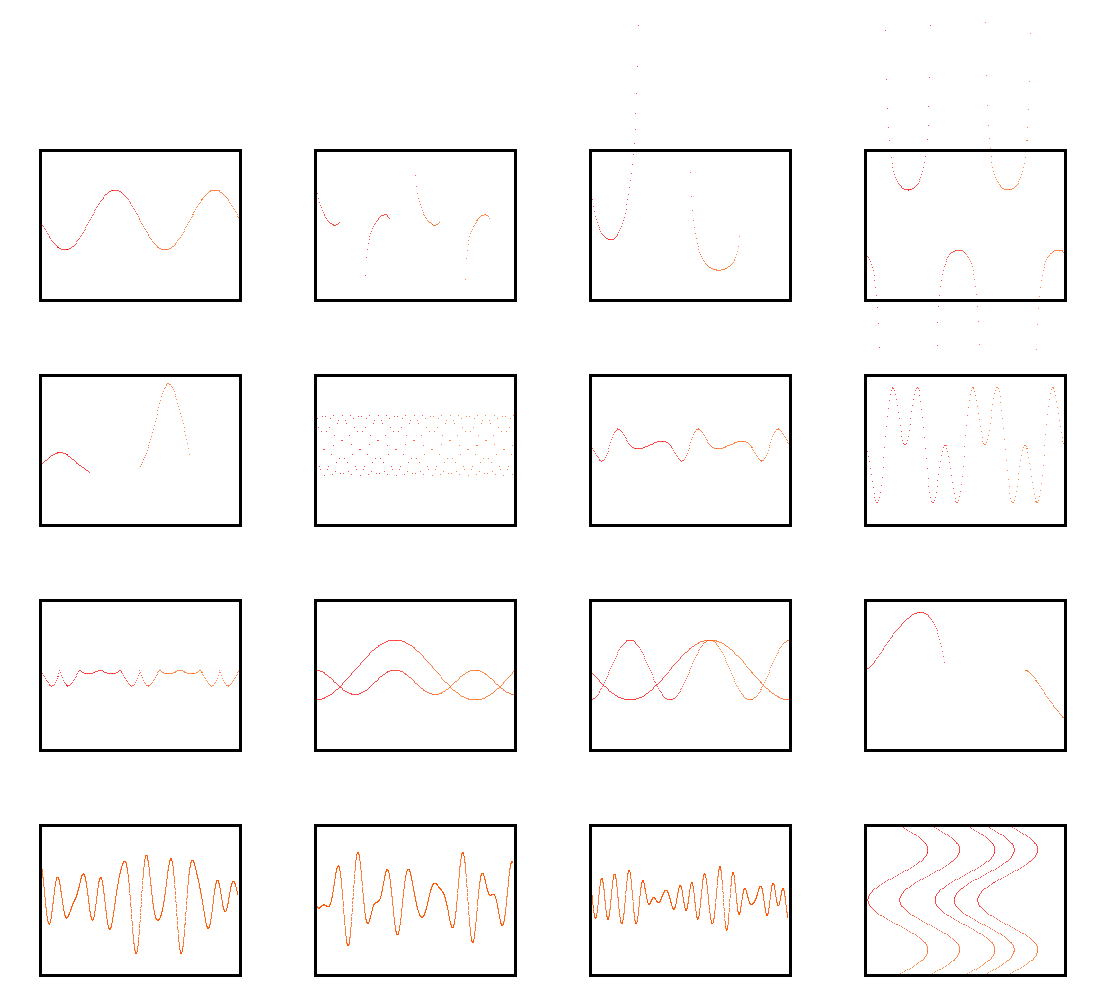
Frame 1 (no input)
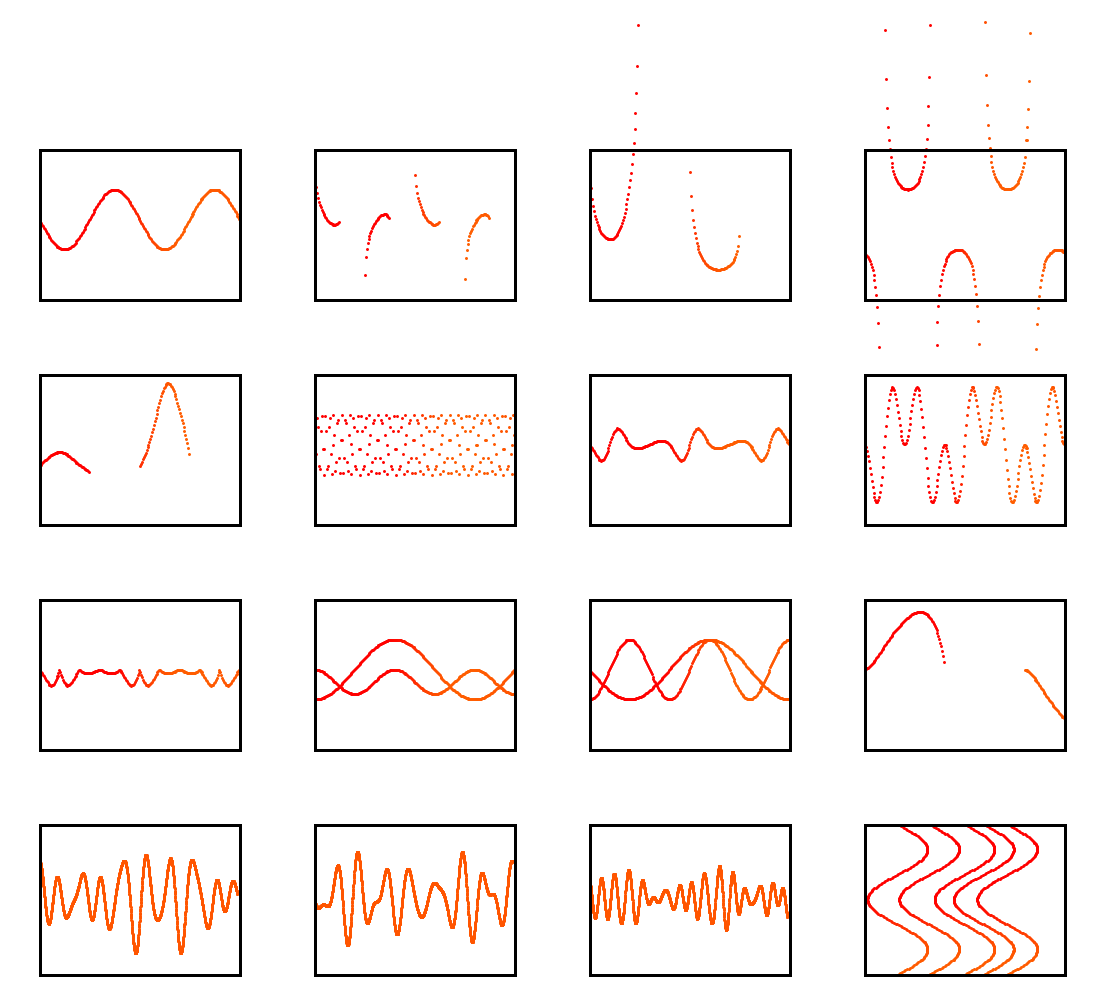
Frame 60 (the mouse pressed at the canvas centre just before this capture)
Frame 120 (the mouse held since frame 60 and released just before this capture): identical to frame 60, image omitted

The Processing sketch that drew these frames (run headless with seeded random() and noise(); from frame 60 on, the mouse is pressed at the canvas centre):

// Processing sketch: Davidsketch_240303dmouse4
// ── Davidsketch_240303dmouse4.pde
/* This project uses Additive Wave by Daniel Shiffman. */
float xspacing = 0.09;   // How far apart should each horizontal location be spaced
int maxwaves = 5;   // total # of waves to add together
float[] amplitude = new float[maxwaves];   // Height of wave
float[] dx = new float[maxwaves];          // Value for incrementing X, to be calculated as a function of period and xspacing
float[] yvalues;                           // Using an array to store height values for the wave (not entirely necessary)

float[] amplitude2 = new float[maxwaves];
float[] dx2 = new float[maxwaves];
float[] yvalues2;
float[] amplitude3 = new float[maxwaves];
float[] dx3 = new float[maxwaves];
float[] yvalues3;

void setup() {
  size(1100, 1000);
  colorMode(HSB, 360);
  for (int i = 0; i < maxwaves; i++) {
    amplitude[i] = random(6, 17);
    float period = random(10, 60); // How many pixels before the wave repeats
    dx[i] = (TWO_PI / period) * xspacing;
  }
  yvalues = new float[2200];
  for (int i = 0; i < maxwaves; i++) {
    amplitude2[i] = random(6, 17);
    float period = random(15, 40); // How many pixels before the wave repeats
    dx2[i] = (TWO_PI / period) * xspacing;
  }
  yvalues2 = new float[2200];
  for (int i = 0; i < maxwaves; i++) {
    amplitude3[i] = random(6, 17);
    float period = random(10, 20); // How many pixels before the wave repeats
    dx3[i] = (TWO_PI / period) * xspacing;
  }
  yvalues3 = new float[2200];
}
float[] step = {0, 0, 0, 0, 0, 0, 0, 0, 0, 0, 0, 0, 0, 0, 0, 0};
float zoom;

float[] saved = {0, 0, 0, 2, 0, 0, 0, 0, 0, 0, 0, 0, 0, 0, 0, 0};
float animation = 0;
boolean[] stop = {false, false, false, false, false, false, false, false, false, false, false, false, false, false, false, false};

void draw() {
  background(#ffffff);
  for (int i =0; i<step.length; i++) {
    step[i] += 1/9.009;
  }
  zoom+= 1/9.009;
  for (int i = 0; i<stop.length; i++) {
    if (stop[i] ==true) {
      if (i>=0&&i<4) {
        scale((float)easeInOutBack(map(constrain(zoom/2, 0, 7.30), 1, 5, 0, 1)));
        translate(lerp(0, -39-275*i, map((float)easeInOutBack(map(constrain(zoom/2, 0, 7.00), 1, 5, 0, 1)), 0, 4.0949097, 0, 1)),
          lerp(0, -118, map((float)easeInOutBack(map(constrain(zoom/2, 0, 7.00), 1, 5, 0, 1)), 0, 4.0949097, 0, 1)));
      }
      if (i==4) {
        scale((float)easeInOutBack(map(constrain(zoom/2, 0, 7.30), 1, 5, 0, 1)));
        translate(lerp(0, -39, map((float)easeInOutBack(map(constrain(zoom/2, 0, 7.00), 1, 5, 0, 1)), 0, 4.0949097, 0, 1)),
          lerp(0, -118-225, map((float)easeInOutBack(map(constrain(zoom/2, 0, 7.00), 1, 5, 0, 1)), 0, 4.0949097, 0, 1)));
      }
      if (i==5) {
        scale((float)easeInOutBack(map(constrain(zoom/2, 0, 7.30), 1, 5, 0, 1)));
        translate(lerp(0, -39-275, map((float)easeInOutBack(map(constrain(zoom/2, 0, 7.00), 1, 5, 0, 1)), 0, 4.0949097, 0, 1)),
          lerp(0, -118-225, map((float)easeInOutBack(map(constrain(zoom/2, 0, 7.00), 1, 5, 0, 1)), 0, 4.0949097, 0, 1)));
      }
      if (i==6) {
        scale((float)easeInOutBack(map(constrain(zoom/2, 0, 7.30), 1, 5, 0, 1)));
        translate(lerp(0, -39-275*2, map((float)easeInOutBack(map(constrain(zoom/2, 0, 7.00), 1, 5, 0, 1)), 0, 4.0949097, 0, 1)),
          lerp(0, -118-225, map((float)easeInOutBack(map(constrain(zoom/2, 0, 7.00), 1, 5, 0, 1)), 0, 4.0949097, 0, 1)));
      }
      if (i==7) {
        scale((float)easeInOutBack(map(constrain(zoom/2, 0, 7.30), 1, 5, 0, 1)));
        translate(lerp(0, -39-275*3, map((float)easeInOutBack(map(constrain(zoom/2, 0, 7.00), 1, 5, 0, 1)), 0, 4.0949097, 0, 1)),
          lerp(0, -118-225, map((float)easeInOutBack(map(constrain(zoom/2, 0, 7.00), 1, 5, 0, 1)), 0, 4.0949097, 0, 1)));
      }
      if (i==8) {
        scale((float)easeInOutBack(map(constrain(zoom/2, 0, 7.30), 1, 5, 0, 1)));
        translate(lerp(0, -39, map((float)easeInOutBack(map(constrain(zoom/2, 0, 7.00), 1, 5, 0, 1)), 0, 4.0949097, 0, 1)),
          lerp(0, -118-225*2, map((float)easeInOutBack(map(constrain(zoom/2, 0, 7.00), 1, 5, 0, 1)), 0, 4.0949097, 0, 1)));
      }
      if (i==9) {
        scale((float)easeInOutBack(map(constrain(zoom/2, 0, 7.30), 1, 5, 0, 1)));
        translate(lerp(0, -39-275, map((float)easeInOutBack(map(constrain(zoom/2, 0, 7.00), 1, 5, 0, 1)), 0, 4.0949097, 0, 1)),
          lerp(0, -118-225*2, map((float)easeInOutBack(map(constrain(zoom/2, 0, 7.00), 1, 5, 0, 1)), 0, 4.0949097, 0, 1)));
      }
      if (i==10) {
        scale((float)easeInOutBack(map(constrain(zoom/2, 0, 7.30), 1, 5, 0, 1)));
        translate(lerp(0, -39-275*2, map((float)easeInOutBack(map(constrain(zoom/2, 0, 7.00), 1, 5, 0, 1)), 0, 4.0949097, 0, 1)),
          lerp(0, -118-225*2, map((float)easeInOutBack(map(constrain(zoom/2, 0, 7.00), 1, 5, 0, 1)), 0, 4.0949097, 0, 1)));
      }
      if (i==11) {
        scale((float)easeInOutBack(map(constrain(zoom/2, 0, 7.30), 1, 5, 0, 1)));
        translate(lerp(0, -39-275*3, map((float)easeInOutBack(map(constrain(zoom/2, 0, 7.00), 1, 5, 0, 1)), 0, 4.0949097, 0, 1)),
          lerp(0, -118-225*2, map((float)easeInOutBack(map(constrain(zoom/2, 0, 7.00), 1, 5, 0, 1)), 0, 4.0949097, 0, 1)));
      }
      if (i==12) {
        scale((float)easeInOutBack(map(constrain(zoom/2, 0, 7.30), 1, 5, 0, 1)));
        translate(lerp(0, -39, map((float)easeInOutBack(map(constrain(zoom/2, 0, 7.00), 1, 5, 0, 1)), 0, 4.0949097, 0, 1)),
          lerp(0, -118-225*3, map((float)easeInOutBack(map(constrain(zoom/2, 0, 7.00), 1, 5, 0, 1)), 0, 4.0949097, 0, 1)));
      }
      if (i==13) {
        scale((float)easeInOutBack(map(constrain(zoom/2, 0, 7.30), 1, 5, 0, 1)));
        translate(lerp(0, -39-275, map((float)easeInOutBack(map(constrain(zoom/2, 0, 7.00), 1, 5, 0, 1)), 0, 4.0949097, 0, 1)),
          lerp(0, -118-225*3, map((float)easeInOutBack(map(constrain(zoom/2, 0, 7.00), 1, 5, 0, 1)), 0, 4.0949097, 0, 1)));
      }
      if (i==14) {
        scale((float)easeInOutBack(map(constrain(zoom/2, 0, 7.30), 1, 5, 0, 1)));
        translate(lerp(0, -39-275*2, map((float)easeInOutBack(map(constrain(zoom/2, 0, 7.00), 1, 5, 0, 1)), 0, 4.0949097, 0, 1)),
          lerp(0, -118-225*3, map((float)easeInOutBack(map(constrain(zoom/2, 0, 7.00), 1, 5, 0, 1)), 0, 4.0949097, 0, 1)));
      }
      if (i==15) {
        scale((float)easeInOutBack(map(constrain(zoom/2, 0, 7.30), 1, 5, 0, 1)));
        translate(lerp(0, -39-275*3, map((float)easeInOutBack(map(constrain(zoom/2, 0, 7.00), 1, 5, 0, 1)), 0, 4.0949097, 0, 1)),
          lerp(0, -118-225*3, map((float)easeInOutBack(map(constrain(zoom/2, 0, 7.00), 1, 5, 0, 1)), 0, 4.0949097, 0, 1)));
      }
    }
  }
  for (int k = 0; k<4; k++) {
    wave(k, k*275, 0);
  }
  fill(#ffffff);
  for (int j = 1; j<4; j++) {
    for (int i = 0; i<4; i++) {
      stroke(0);
      rect(40+i*275, 150 + j*225, 200, 150);
    }
  }
  wave(15, 3*275, 3*225);
fill(#ffffff);
noStroke();
rect(-26, 975, 1550, 150);
rect(-117, 819, 983, 157);
rect(1065, 819, 5000, 159);
  wave(4, 0, 225);
  wave(5, 1*275, 225);
  wave(6, 2*275, 225);
  wave(7, 3*275, 225);
  wave(8, 0, 2*225);
  wave(9, 1*275, 2*225);
  wave(10, 2*275, 2*225);
  wave(11, 3*275, 2*225);
  wave(12, 0, 3*225);
  wave(13, 1*275, 3*225);
  wave(14, 2*275, 3*225);
  noFill();
  strokeWeight(3);
  for (int j = 0; j<4; j++) {
    for (int i = 0; i<4; i++) {
      stroke(0);
      rect(40+i*275, 150 + j*225, 200, 150);
    }
  }
}
double easeInOutBack(float x) {
  double c1 = 1.70158;
  double c2 = c1 * 1.525;
  return x < 0.5
    ? (Math.pow(2 * x, 2) * ((c2 + 1) * 2 * x - c2)) / 2
    : (Math.pow(2 * x - 2, 2) * ((c2 + 1) * (x * 2 - 2) + c2) + 2) / 2;
}
void wave(int x, int tx, int ty) {
  for (int j = 0; j<step.length; j++) {
    if (x==j) {
      if (j==0) {
        for (float i = 0; i<200; i+=0.9) {
          if (stop[j] == false) {
            if (mouseY>150+ty&&mouseY<300+ty&&mouseX>40+tx&&mouseX<200+40+tx) {
              animation+=1/9999.009;
              stroke(1/-tan(animation)/(float)easeInOutBack(map(i, 0, 200, 0, 1))*20, 360, 360);
              point(40+tx + i, ty+ 220+30*sin(step[j]+i * PI/50.0));
              saved[j] = step[j];
              if (animation>6.5/2.0) {
                zoom =6.9;
                stop[j] = true;
              }
            } else {
              stroke((float)easeInOutBack(map(i, 0, 200, 0, 1))*20, 360, 360);
              step[j] =saved[j];
              point(40 + i + tx, ty+ 220+30*sin(saved[j]+i * PI/50.0));
            }
          } else {
            if (mouseY>140) {
              animation = 0;
              stroke((float)easeInOutBack(map(i, 0, 200, 0, 1))*20, 360, 360);
              point(tx+40 + i, ty+220+30*sin(step[j]+i * PI/50.0));
            } else {
              stop[j] = false;
            }
          }
        }
      }
      if (j == 1) {
        for (float i = 0; i<200; i+=0.9) {
          if (stop[j] == false) {
            if (mouseY>150+ty&&mouseY<300+ty&&mouseX>40+tx&&mouseX<200+40+tx) {
              animation+=1/9999.009;
              stroke(1/-tan(animation)/(float)easeInOutBack(map(i, 0, 200, 0, 1))*20, 360, 360);
              point(40+tx + i, ty+ 220+30*cos(step[j]+i * PI/50.0)*1/2*log(tan(step[j]+i * PI/50.0)));
              saved[j] = step[j];
              if (animation>6.5/2.0) {
                zoom =6.9;
                stop[j] = true;
              }
            } else {
              stroke((float)easeInOutBack(map(i, 0, 200, 0, 1))*20, 360, 360);
              step[j] =saved[j];
              point(40 + i + tx, ty+ 220+30*cos(saved[j]+i * PI/50.0)*1/2*log(tan(step[j]+i * PI/50.0)));
            }
          } else {
            if (mouseY>140) {
              animation = 0;
              stroke((float)easeInOutBack(map(i, 0, 200, 0, 1))*20, 360, 360);
              point(tx+40 + i, ty+220+30*cos(step[j]+i * PI/50.0)*1/2*log(tan(step[j]+i * PI/50.0)));
            } else {
              stop[j] = false;
            }
          }
        }
      }
      if (j == 2) {
        for (float i = 0; i<200; i+=0.9) {
          if (stop[j] == false) {
            if (mouseY>150+ty&&mouseY<300+ty&&mouseX>40+tx&&mouseX<200+40+tx) {
              animation+=1/9999.009;
              stroke(1/-tan(animation)/(float)easeInOutBack(map(i, 0, 200, 0, 1))*20, 360, 360);
              point(40+tx + i, ty+ 280+30*charaterSine(step[j]+i * PI/50.0));
              saved[j] = step[j];
              if (animation>6.5/2.0) {
                zoom =6.9;
                stop[j] = true;
              }
            } else {
              stroke((float)easeInOutBack(map(i, 0, 200, 0, 1))*20, 360, 360);
              step[j] =saved[j];
              point(40 + i + tx, ty+ 280+30*charaterSine(saved[j]+i * PI/50.0));
            }
          } else {
            if (mouseY>140) {
              animation = 0;
              stroke((float)easeInOutBack(map(i, 0, 200, 0, 1))*20, 360, 360);
              point(tx+40 + i, ty+280+30*charaterSine(step[j]+i * PI/50.0));
            } else {
              stop[j] = false;
            }
          }
        }
      }
      if (j == 3) {
        for (float i = 0; i<200; i+=0.9) {
          if (stop[j] == false) {
            if (mouseY>150+ty&&mouseY<300+ty&&mouseX>40+tx&&mouseX<200+40+tx) {
              animation+=1/9999.009;
              stroke(1/-tan(animation)/(float)easeInOutBack(map(i, 0, 200, 0, 1))*20, 360, 360);
              point(40+tx + i, ty+ 220+30*1/sin(step[j]+i * PI/50.0));
              saved[j] = step[j];
              if (animation>6.5/2.0) {
                zoom =6.9;
                stop[j] = true;
              }
            } else {
              stroke((float)easeInOutBack(map(i, 0, 200, 0, 1))*20, 360, 360);
              step[j] =saved[j];
              point(40 + i + tx, ty+ 220+30*1/sin(saved[j]+i * PI/50.0));
            }
          } else {
            if (mouseY>140) {
              animation = 0;
              stroke((float)easeInOutBack(map(i, 0, 200, 0, 1))*20, 360, 360);
              point(tx+40 + i, ty+220+30*1/sin(step[j]+i * PI/50.0));
            } else {
              stop[j] = false;
            }
          }
        }
      }
      if (j == 4) {
        for (float i = 0; i<200; i+=0.9) {
          if (stop[j] == false) {
            if (mouseY>150+ty&&mouseY<300+ty&&mouseX>40+tx&&mouseX<200+40+tx) {
              animation+=1/9999.009;
              stroke(1/-tan(animation)/(float)easeInOutBack(map(i, 0, 200, 0, 1))*20, 360, 360);
              point(40+tx + i, ty+ 250+30*1/charaterSine(step[j]+i * PI/50.0));
              saved[j] = step[j];
              if (animation>6.5/2.0) {
                zoom =6.9;
                stop[j] = true;
              }
            } else {
              stroke((float)easeInOutBack(map(i, 0, 200, 0, 1))*20, 360, 360);
              step[j] =saved[j];
              point(40 + i + tx, ty+ 250+30*1/charaterSine(saved[j]+i * PI/50.0));
            }
          } else {
            if (mouseY>140) {
              animation = 0;
              stroke((float)easeInOutBack(map(i, 0, 200, 0, 1))*20, 360, 360);
              point(tx+40 + i, ty+250+30*1/charaterSine(step[j]+i * PI/50.0));
            } else {
              stop[j] = false;
            }
          }
        }
      }
      if (j == 5) {
        for (float i = 0; i<200; i+=0.9) {
          if (stop[j] == false) {
            if (mouseY>150+ty&&mouseY<300+ty&&mouseX>40+tx&&mouseX<200+40+tx) {
              animation+=1/9999.009;
              stroke(1/-tan(animation)/(float)easeInOutBack(map(i, 0, 200, 0, 1))*20, 360, 360);
              point(40+tx + i, ty+ 220+30*sin(step[j]+i * PI/2.0));
              saved[j] = step[j];
              if (animation>6.5/2.0) {
                zoom =6.9;
                stop[j] = true;
              }
            } else {
              stroke((float)easeInOutBack(map(i, 0, 200, 0, 1))*20, 360, 360);
              step[j] =saved[j];
              point(40 + i + tx, ty+ 220+30*sin(saved[j]+i * PI/2.0));
            }
          } else {
            if (mouseY>140) {
              animation = 0;
              stroke((float)easeInOutBack(map(i, 0, 200, 0, 1))*20, 360, 360);
              point(tx+40 + i, ty+220+30*sin(step[j]+i * PI/2.0));
            } else {
              stop[j] = false;
            }
          }
        }
      }
      if (j == 6) {
        for (float i = 0; i<200; i+=0.9) {
          if (stop[j] == false) {
            if (mouseY>150+ty&&mouseY<300+ty&&mouseX>40+tx&&mouseX<200+40+tx) {
              animation+=1/9999.009;
              stroke(1/-tan(animation)/(float)easeInOutBack(map(i, 0, 200, 0, 1))*20, 360, 360);
              point(40+tx + i, ty+ 220+30*charaterSine2(2*step[j]+i * PI/20.0));
              saved[j] = step[j];
              if (animation>6.5/2.0) {
                zoom =6.9;
                stop[j] = true;
              }
            } else {
              stroke((float)easeInOutBack(map(i, 0, 200, 0, 1))*20, 360, 360);
              step[j] =saved[j];
              point(40 + i + tx, ty+ 220+30*charaterSine2(2*saved[j]+i * PI/20.0));
            }
          } else {
            if (mouseY>140) {
              animation = 0;
              stroke((float)easeInOutBack(map(i, 0, 200, 0, 1))*20, 360, 360);
              point(tx+40 + i, ty+220+30*charaterSine2(2*step[j]+i * PI/20.0));
            } else {
              stop[j] = false;
            }
          }
        }
      }
      if (j == 7) {
        for (float i = 0; i<200; i+=0.9) {
          if (stop[j] == false) {
            if (mouseY>150+ty&&mouseY<300+ty&&mouseX>40+tx&&mouseX<200+40+tx) {
              animation+=1/9999.009;
              stroke(1/-tan(animation)/(float)easeInOutBack(map(i, 0, 200, 0, 1))*20, 360, 360);
              point(40+tx + i, ty+ 220+30*charaterSine3(step[j]+i * PI/20.0));
              saved[j] = step[j];
              if (animation>6.5/2.0) {
                zoom =6.9;
                stop[j] = true;
              }
            } else {
              stroke((float)easeInOutBack(map(i, 0, 200, 0, 1))*20, 360, 360);
              step[j] =saved[j];
              point(40 + i + tx, ty+ 220+30*charaterSine3(saved[j]+i * PI/20.0));
            }
          } else {
            if (mouseY>140) {
              animation = 0;
              stroke((float)easeInOutBack(map(i, 0, 200, 0, 1))*20, 360, 360);
              point(tx+40 + i, ty+220+30*charaterSine3(step[j]+i * PI/20.0));
            } else {
              stop[j] = false;
            }
          }
        }
      }
      if (j == 8) {
        for (float i = 0; i<200; i+=0.9) {
          if (stop[j] == false) {
            if (mouseY>150+ty&&mouseY<300+ty&&mouseX>40+tx&&mouseX<200+40+tx) {
              animation+=1/9999.009;
              stroke(1/-tan(animation)/(float)easeInOutBack(map(i, 0, 200, 0, 1))*20, 360, 360);
              point(40+tx + i, ty+ 220+30*abs(charaterSine2(2*step[j]+i * PI/20.0)));
              saved[j] = step[j];
              if (animation>6.5/2.0) {
                zoom =6.9;
                stop[j] = true;
              }
            } else {
              stroke((float)easeInOutBack(map(i, 0, 200, 0, 1))*20, 360, 360);
              step[j] =saved[j];
              point(40 + i + tx, ty+ 220+30*abs(charaterSine2(2*saved[j]+i * PI/20.0)));
            }
          } else {
            if (mouseY>140) {
              animation = 0;
              stroke((float)easeInOutBack(map(i, 0, 200, 0, 1))*20, 360, 360);
              point(tx+40 + i, ty+220+30*abs(charaterSine2(2*step[j]+i * PI/20.0)));
            } else {
              stop[j] = false;
            }
          }
        }
      }
      if (j == 9) {
        for (float i = 0; i<200; i+=0.9) {
          if (stop[j] == false) {
            if (mouseY>150+ty&&mouseY<300+ty&&mouseX>40+tx&&mouseX<200+40+tx) {
              animation+=1/9999.009;
              stroke(1/-tan(animation)/(float)easeInOutBack(map(i, 0, 200, 0, 1))*20, 360, 360);
              point(40+tx + i, ty+ 220+30*charaterSine1(step[j]+i * PI/80.0));
              point(40+tx + i, ty+ 220+30*cos(step[j]+i * PI/80.0));
              saved[j] = step[j];
              if (animation>6.5/2.0) {
                zoom =6.9;
                stop[j] = true;
              }
            } else {
              stroke((float)easeInOutBack(map(i, 0, 200, 0, 1))*20, 360, 360);
              step[j] =saved[j];
              point(40 + i + tx, ty+ 220+30*charaterSine1(saved[j]+i * PI/80.0));
              point(40 + i + tx, ty+ 220+30*cos(saved[j]+i * PI/80.0));
            }
          } else {
            if (mouseY>140) {
              animation = 0;
              stroke((float)easeInOutBack(map(i, 0, 200, 0, 1))*20, 360, 360);
              point(tx+40 + i, ty+220+30*charaterSine1(step[j]+i * PI/80.0));
              point(tx+40 + i, ty+220+30*cos(step[j]+i * PI/80.0));
            } else {
              stop[j] = false;
            }
          }
        }
      }
      if (j == 10) {
        for (float i = 0; i<200; i+=0.9) {
          if (stop[j] == false) {
            if (mouseY>150+ty&&mouseY<300+ty&&mouseX>40+tx&&mouseX<200+40+tx) {
              animation+=1/9999.009;
              stroke(1/-tan(animation)/(float)easeInOutBack(map(i, 0, 200, 0, 1))*20, 360, 360);
              point(40+tx + i, ty+ 220+30*sin(step[j]+i * PI/80.0));
              point(40+tx + i, ty+ 220+30*cos(step[j]+i * PI/40.0));
              saved[j] = step[j];
              if (animation>6.5/2.0) {
                zoom =6.9;
                stop[j] = true;
              }
            } else {
              stroke((float)easeInOutBack(map(i, 0, 200, 0, 1))*20, 360, 360);
              step[j] =saved[j];
              point(40 + i + tx, ty+ 220+30*sin(saved[j]+i * PI/80.0));
              point(40 + i + tx, ty+ 220+30*cos(saved[j]+i * PI/40.0));
            }
          } else {
            if (mouseY>140) {
              animation = 0;
              stroke((float)easeInOutBack(map(i, 0, 200, 0, 1))*20, 360, 360);
              point(tx+40 + i, ty+220+30*sin(step[j]+i * PI/80.0));
              point(tx+40 + i, ty+220+30*cos(step[j]+i * PI/40.0));
            } else {
              stop[j] = false;
            }
          }
        }
      }
      if (j == 11) {
        for (float i = 0; i<200; i+=0.9) {
          if (stop[j] == false) {
            if (mouseY>150+ty&&mouseY<300+ty&&mouseX>40+tx&&mouseX<200+40+tx) {
              animation+=1/9999.009;
              stroke(1/-tan(animation)/(float)easeInOutBack(map(i, 0, 200, 0, 1))*20, 360, 360);
              point(40+tx + i, ty+ 220+20*charaterSine4(step[j]+i * PI/80.0));
              saved[j] = step[j];
              if (animation>6.5/2.0) {
                zoom =6.9;
                stop[j] = true;
              }
            } else {
              stroke((float)easeInOutBack(map(i, 0, 200, 0, 1))*20, 360, 360);
              step[j] =saved[j];
              point(40 + i + tx, ty+ 220+20*charaterSine4(saved[j]+i * PI/80.0));
            }
          } else {
            if (mouseY>140) {
              animation = 0;
              stroke((float)easeInOutBack(map(i, 0, 200, 0, 1))*20, 360, 360);
              point(tx+40 + i, ty+220+20*charaterSine4(step[j]+i * PI/80.0));
            } else {
              stop[j] = false;
            }
          }
        }
      }
      if (j == 12) {
        calcWave(step[j], tx, ty);
        for (float i = 0; i<200; i+=0.9) {
          if (stop[j] == false) {
            if (mouseY>150+ty&&mouseY<300+ty&&mouseX>40+tx&&mouseX<200+40+tx) {
              animation+=1/9999.009;
              saved[j] = step[j];
              if (animation>6.5/2.0) {
                zoom =6.9;
                stop[j] = true;
              }
            } else {
              step[j] =saved[j];            
            }
          } else {
            if (mouseY>140) {
              animation = 0;
            } else {
              stop[j] = false;
            }
          }
        }
      }      
       if (j == 13) {
        calcWave2(step[j], tx, ty);
        for (float i = 0; i<200; i+=0.9) {
          if (stop[j] == false) {
            if (mouseY>150+ty&&mouseY<300+ty&&mouseX>40+tx&&mouseX<200+40+tx) {
              animation+=1/9999.009;
              saved[j] = step[j];
              if (animation>6.5/2.0) {
                zoom =6.9;
                stop[j] = true;
              }
            } else {
              step[j] =saved[j];            
            }
          } else {
            if (mouseY>140) {
              animation = 0;
            } else {
              stop[j] = false;
            }
          }
        }
      }
         if (j == 14) {
        calcWave3(step[j], tx, ty);
        for (float i = 0; i<200; i+=0.9) {
          if (stop[j] == false) {
            if (mouseY>150+ty&&mouseY<300+ty&&mouseX>40+tx&&mouseX<200+40+tx) {
              animation+=1/9999.009;
              saved[j] = step[j];
              if (animation>6.5/2.0) {
                zoom =6.9;
                stop[j] = true;
              }
            } else {
              step[j] =saved[j];            
            }
          } else {
            if (mouseY>140) {
              animation = 0;
            } else {
              stop[j] = false;
            }
          }
        }
      }
      if (j==15) {
        for (float i = 0; i<200; i+=0.9) {
          if (stop[j] == false) {
            if (mouseY>150+ty&&mouseY<300+ty&&mouseX>40+tx&&mouseX<200+40+tx) {
              animation+=1/9999.009;
              stroke(1/-tan(animation)/(float)easeInOutBack(map(i, 0, 200, 0, 1))*20, 360, 360);
              for(int a = 0; a<8; a++){
              point(60*tan(a*20-step[j]/4)+ty+ 290+30*sin(step[j]+i * PI/50.0),tx + i);
              }
              saved[j] = step[j];
              if (animation>6.5/2.0) {
                zoom =6.9;
                stop[j] = true;
              }
            } else {
              stroke((float)easeInOutBack(map(i, 0, 200, 0, 1))*20, 360, 360);
              step[j] =saved[j];
              for(int a = 0; a<8; a++){
              point(60*tan(a*20-saved[j]/4)+ty+ 290+30*sin(saved[j]+i * PI/50.0),tx + i);
              }
            }
          } else {
            if (mouseY>140) {
              animation = 0;
              stroke((float)easeInOutBack(map(i, 0, 200, 0, 1))*20, 360, 360);
               for(int a = 0; a<8; a++){
              point(60*tan(a*20-step[j]/4)+ty+ 290+30*sin(step[j]+i * PI/50.0),tx + i);
              }
            } else {
              stop[j] = false;
            }
          }
        }
      }
    }
  }
}

void calcWave(float value, int tx, int ty) {
  // Set all height values to zero
  for (int i = 0; i < yvalues.length; i++) {
    yvalues[i] = 0;
  }
  // Accumulate wave height values
  for (int j = 0; j < maxwaves; j++) {
    for (int i = 0; i < yvalues.length; i++) {
      // Every other wave is cosine instead of sine
      if (j % 2 == 0)  yvalues[i] += sin(value)*amplitude[j];
      else yvalues[i] += cos(value)*amplitude[j];
      value+=dx[j];
    }
  }
  // A simple way to draw the wave with an ellipse at each location
  for (float i = 0; i < yvalues.length; i+=0.9) {
    if (mouseY>150+ty&&mouseY<300+ty&&mouseX>40+tx&&mouseX<200+40+tx) {
      stroke(1/-tan(animation)/(float)easeInOutBack(map(i, 0, yvalues.length, 0, 1))*20, 360, 360);
    }
    point(tx+40+i*xspacing, 898+ yvalues[int(i)]);
  }
}
void calcWave2(float value, int tx, int ty) {
  for (int i = 0; i < yvalues2.length; i++) {
    yvalues2[i] = 0;
  }
  for (int j = 0; j < maxwaves; j++) {
    for (int i = 0; i < yvalues2.length; i++) {
      if (j % 2 == 0)  yvalues2[i] += sin(value)*amplitude2[j];
      else yvalues2[i] += cos(value)*amplitude2[j];
      value+=dx2[j];
    }
  }
  for (float i = 0; i < yvalues2.length; i+=0.9) {
    if (mouseY>150+ty&&mouseY<300+ty&&mouseX>40+tx&&mouseX<200+40+tx) {
      stroke(1/-tan(animation)/(float)easeInOutBack(map(i, 0, yvalues.length, 0, 1))*20, 360, 360);
    }
    point(tx+40+i*xspacing, 898+ yvalues2[int(i)]);
  }
}
void calcWave3(float value, int tx, int ty) {
  for (int i = 0; i < yvalues3.length; i++) {
    yvalues3[i] = 0;
  }
  for (int j = 0; j < maxwaves; j++) {
    for (int i = 0; i < yvalues3.length; i++) {
      // Every other wave is cosine instead of sine
      if (j % 2 == 0)  yvalues3[i] += sin(value)*amplitude3[j];
      else yvalues3[i] += cos(value)*amplitude3[j];
      value+=dx3[j];
    }
  }
  for (float i = 0; i < yvalues3.length; i+=0.9) {
    if (mouseY>150+ty&&mouseY<300+ty&&mouseX>40+tx&&mouseX<200+40+tx) {
      stroke(1/-tan(animation)/(float)easeInOutBack(map(i, 0, yvalues.length, 0, 1))*20, 360, 360);
    }
    point(tx+40+i*xspacing, 898+ yvalues3[int(i)]);
  }
}
float charaterSine(float value) {
  return (log(sin(value)/2)*exp(sin((value)/2)));
}
float charaterSine1(float value) {
  return (sq(sin(value)/exp(0.1)));
}
float charaterSine2(float value) {
  return ((sin(value)/4)*exp(sin((value)/2)));
}
float charaterSine3(float value) {
  return (10*(sin(value)/4)*(sin((value)/2)));
}
float charaterSine4(float value) {
  return (log(sin(value)/4)*(charaterSine3((value))));
}
